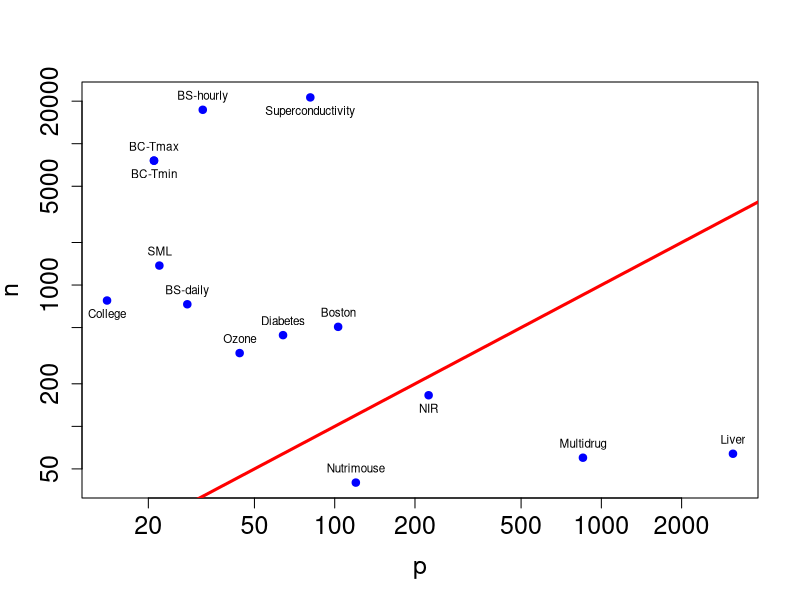
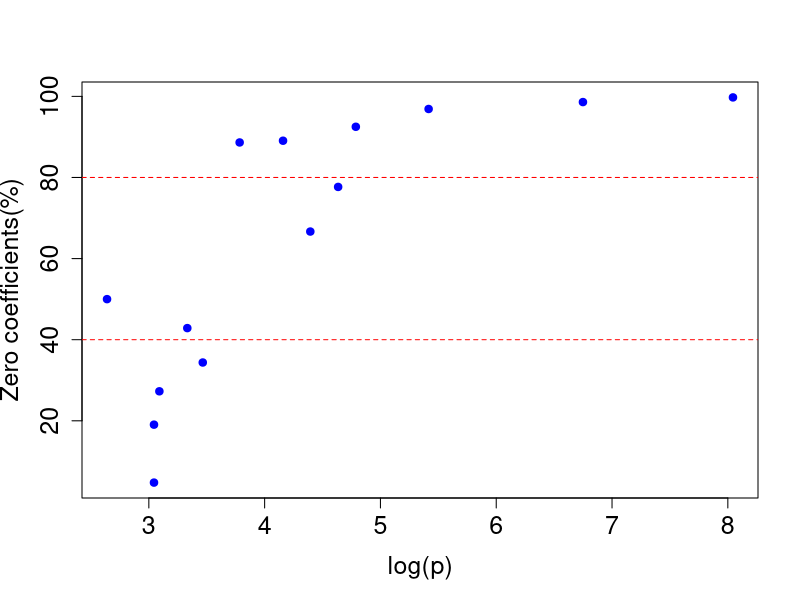
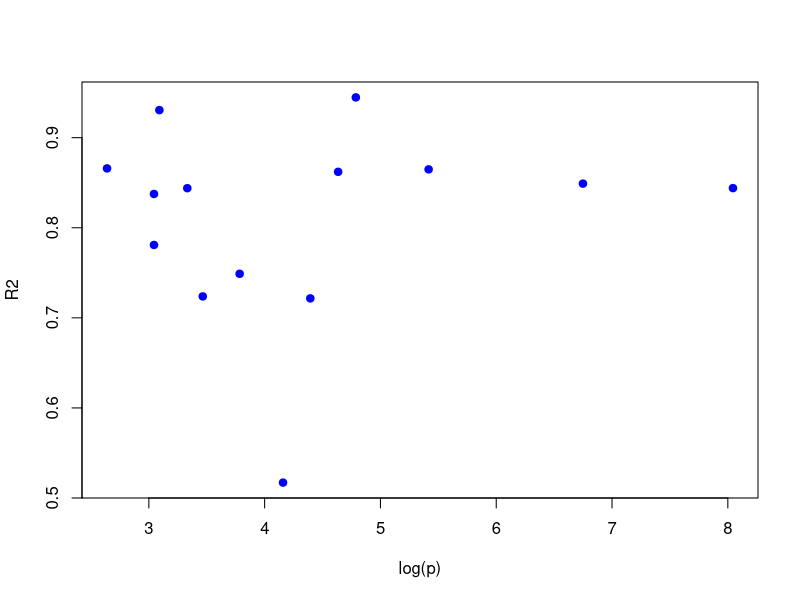

Generate these figures, in order, with R:
datanames <- c("College", "BC-Tmax", "BC-Tmin", "BS-daily", 
               "BS-hourly","SML","Diabetes", "Superconductivity", "Ozone", "Boston", 
               "Nutrimouse","Multidrug","NIR","Liver")

dat.dim <- matrix(NA, nrow=length(datanames),ncol = 4)
rownames(dat.dim) <- datanames
colnames(dat.dim) <- c("n","p","p0","R2")

dat.dim[1, ] <- c(777,14,7,0.8659)
dat.dim[2, ] <- c(7590,21,17,0.7809)
dat.dim[3, ] <- c(7590,21,20,0.8375)
dat.dim[4, ] <- c(731,28,16,0.8439)
dat.dim[5, ] <- c(17379,32,21,0.7238)
dat.dim[6, ] <- c(1373,22,16,0.9306)
dat.dim[7, ] <- c(442,64,7,0.5171)
dat.dim[8, ] <- c(21263,81,27,0.7216)
dat.dim[9, ] <- c(330,44,5,0.7489)
dat.dim[10, ] <- c(506,103,23,0.8621)
dat.dim[11, ] <- c(40,120,9,0.9447)
dat.dim[12, ] <- c(60,853,12,0.8490)
dat.dim[13, ] <- c(166,225,7,0.8648)
dat.dim[14, ] <- c(64,3116,8,0.844)

pos_vector <- rep(3, nrow(dat.dim))
pos_vector[rownames(dat.dim) %in% c("BC-Tmin", "College","NIR","Superconductivity")] <- 1

plot(n~p, data = dat.dim, log="xy",pch=19, cex=1,cex.lab=1.5,cex.axis=1.5,col="blue")
abline(0,1, col="red", lwd=3)
text(n~p, labels=rownames(dat.dim),data=dat.dim, cex=0.7, font=0,pos=pos_vector)
 

###
plot((100-p0*100/p)~log(p), col="blue", pch=19, cex=1,data=dat.dim, ylab="Zero coefficients(%)",cex.lab=1.5,cex.axis=1.5)

abline(h=80,col="red", lty=2)
abline(h=40,col="red",lty=2)


plot(R2~log(p), col="blue", pch=19, cex=1,data=dat.dim)











